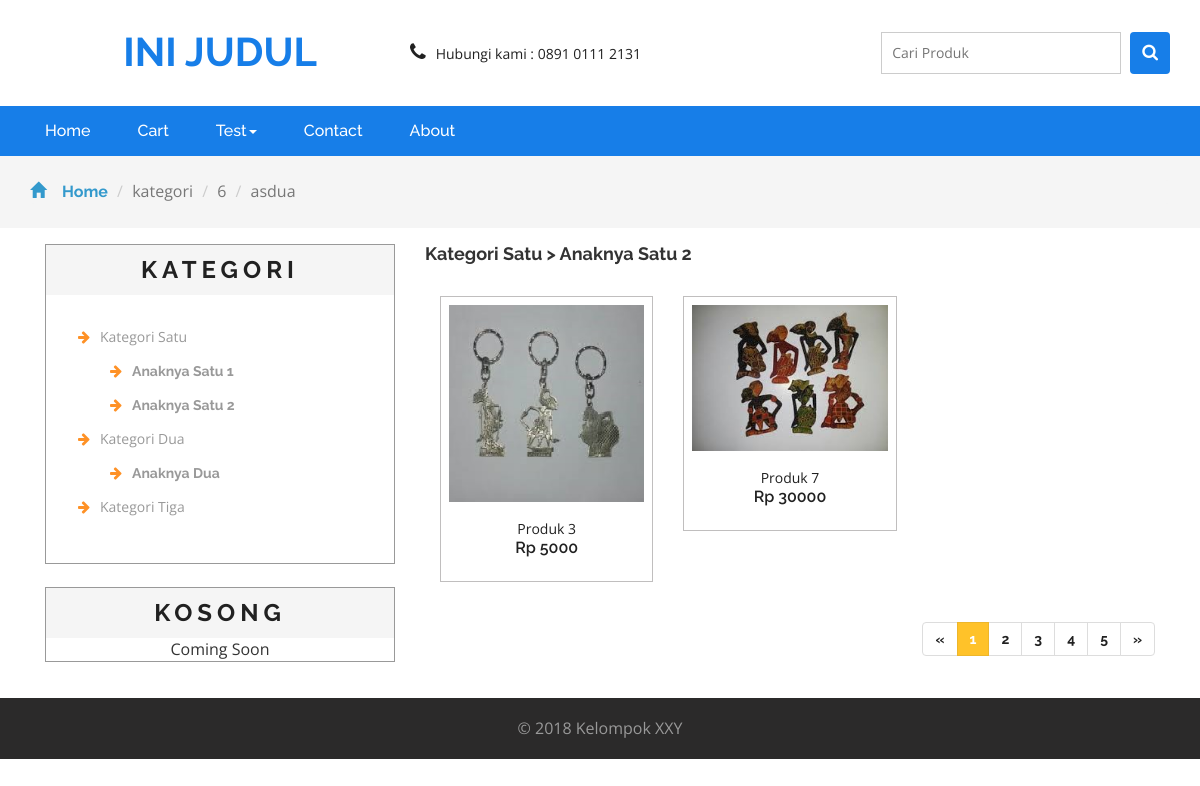
The page /kategori/6/asdua on the database its author committed.
### tables this page shows
CREATE TABLE `twm_pref` (
  `id` int(10) unsigned NOT NULL AUTO_INCREMENT,
  `pref_name` varchar(100) DEFAULT NULL,
  `pref_value` varchar(100) DEFAULT NULL,
  PRIMARY KEY (`id`)
);

CREATE TABLE `twm_menu` (
  `id` int(10) unsigned NOT NULL AUTO_INCREMENT,
  `menu_name` varchar(50) DEFAULT NULL,
  `menu_parent` int(11) DEFAULT NULL,
  `menu_link` varchar(50) DEFAULT NULL,
  `menu_status` smallint(1) DEFAULT NULL,
  `menu_urutan` int(11) DEFAULT NULL,
  `menu_show` smallint(6) DEFAULT '1',
  PRIMARY KEY (`id`)
);

CREATE TABLE `produk` (
  `id` int(10) unsigned NOT NULL AUTO_INCREMENT,
  `kategori_id` int(10) unsigned NOT NULL,
  `produk_nama` varchar(50) DEFAULT NULL,
  `produk_harga` double DEFAULT NULL,
  `produk_satuan` varchar(30) DEFAULT NULL,
  `produk_desc` text,
  `produk_status` smallint(1) DEFAULT '1',
  `produk_img` varchar(255) DEFAULT 'default.jpg',
  PRIMARY KEY (`id`)
);

CREATE TABLE `kategori` (
  `id` int(10) unsigned NOT NULL AUTO_INCREMENT,
  `kat_nama` varchar(30) DEFAULT NULL,
  `kat_parent` int(11) DEFAULT NULL,
  `kat_link` varchar(30) DEFAULT NULL,
  `kat_urutan` int(11) DEFAULT '99',
  `kat_show` smallint(1) DEFAULT '1',
  PRIMARY KEY (`id`)
);

### func/Connect.php (called while the page is built, shortened)
<?php
class Connect {
	private $servername = "localhost";
	private $username = "root";
	private $passwordData = "";
	private $dbname = "twm_db";
	public function connect() {
		$this->conn = new mysqli($this->servername, $this->username, $this->passwordData, $this->dbname);
		return $this->conn;
	}
}

### func/DbFunctions.php (called while the page is built, shortened)
<?php
class DbFunctions {
	private $conn;
	function __construct() {
		require_once 'Connect.php';
		$db = new Connect();
		$this->conn = $db->connect();
	}
	public function getProdukByKategori($start = 'x', $limit = 9, $kategori = "") {
		$sql = "SELECT a.*, b.kat_nama
		FROM produk a
		JOIN kategori b ON a.kategori_id = b.id
		WHERE a.kategori_id = ?
		LIMIT ?, ?";
		$stmt = $this->conn->prepare($sql);
		$stmt->bind_param("sss", $kategori, $start, $limit);
		if ($stmt->execute()) {
			$ds = array();
			$result = $stmt->get_result();
			while($row = $result->fetch_assoc()) {
				$ds[] = $row;
			}
			return $ds;
		} else {
			return FALSE;
		}
	}
	public function getKategori($k_id = 1) {
		$sql = "SELECT * FROM kategori
		WHERE kat_parent = ? AND kat_show = 1
		ORDER BY kat_urutan";
		$stmt = $this->conn->prepare($sql);
		$stmt->bind_param("s", $k_id);
		if ($stmt->execute()) {
			$ds = array();
			$result = $stmt->get_result();
			while($row = $result->fetch_assoc()) {
				$ds[] = $row;
			}
			return $ds;
		} else {
			return FALSE;
		}
	}
	public function getKategoriById($k_id = 1) {
		$sql = "SELECT CONCAT(b.kat_nama, ' > ', a.kat_nama)'kategori'
		FROM kategori a
		JOIN kategori b ON a.kat_parent = b.id
		WHERE a.id = ? LIMIT 1";
		$stmt = $this->conn->prepare($sql);
		$stmt->bind_param("s", $k_id);
		if ($stmt->execute()) {
			$result = $stmt->get_result()->fetch_assoc();
			return $result;
		} else {
			return FALSE;
		}
	}
	public function getMenu($k_id = 1) {
		$sql = "SELECT a.*, COUNT(b.id)'hc' FROM twm_menu a
		LEFT JOIN twm_menu b ON a.id = b.menu_parent
		WHERE a.menu_status = 1 AND a.menu_parent = ?
		GROUP BY a.id ORDER BY menu_urutan";
		$stmt = $this->conn->prepare($sql);
		$stmt->bind_param("s", $k_id);
		if ($stmt->execute()) {
			$ds = array();
			$result = $stmt->get_result();
			while($row = $result->fetch_assoc()) {
				$ds[] = $row;
			}
			return $ds;
		} else {
			return FALSE;
		}
	}
	public function getPref($pn) {
		$sql = "SELECT pref_value FROM twm_pref
		WHERE pref_name = ? LIMIT 1";
		$stmt = $this->conn->prepare($sql);
		$stmt->bind_param("s", $pn);
		if ($stmt->execute()) {
			$result = $stmt->get_result()->fetch_assoc();
			return $result['pref_value'];
		} else {
			return FALSE;
		}
	}
}

### pages/foot.php (the view, shortened to what this page needs)
		</div>
		<div class="col-md-4 col-md-pull-8 products-left">
			<div class="categories">
				<h2>Kategori</h2>
				<ul class="cate">
					<?php foreach ($kts as $kt) : ?>
						<li><i class="fa fa-arrow-right" aria-hidden="true"></i><?=$kt['kat_nama']?></li>
						<ul>
							<?php $kcs = $fun->getKategori($kt['id']); ?>
							<?php foreach ($kcs as $kc) : ?>
								<li><a href="<?=$basepath.'kategori/'.$kc['id'].'/'.$kc['kat_link']?>"><i class="fa fa-arrow-right" aria-hidden="true"></i><?=$kc['kat_nama']?></a></li>
							<?php endforeach ?>
						</ul>
					<?php endforeach ?>
				</ul>
			</div>
			<br/>
			<div class="categories">
				<h2>Kosong</h2>
				<p class="text-center">Coming Soon</p>
			</div>
		</div>
	</div>
</div>
<div class="footer">
	<div class="footer-copy">
		<div class="container">
			<p>&copy; <?= date('Y'). ' ' .$fun->getPref("kelompok")?></a></p>
		</div>
	</div>
</div>
</body>
</html>

### pages/head.php (shortened to what this page needs)
<?php
include_once('func/DbFunctions.php');
$basepath = implode('/', array_slice(explode('/', $_SERVER['SCRIPT_NAME']), 0, -1)) . '/';
$fun = new DbFunctions();
$kts = $fun->getKategori();
$mns = $fun->getMenu();
?>
<!DOCTYPE html>
<html>
<head>
	<link href="<?=$basepath?>assets/css/bootstrap.css" rel="stylesheet" type="text/css" media="all" />
	<link href="<?=$basepath?>assets/css/style.css" rel="stylesheet" type="text/css" media="all" />
	<link href="<?=$basepath?>assets/css/font-awesome.css" rel="stylesheet">
</head>
<body>
	<div class="logo_products">
		<div class="container">
			<div class="w3ls_logo_products_left">
				<h1><a href="<?=$basepath?>"><?=$fun->getPref("nama_toko")?></a></h1>
			</div>
			<div class="w3ls_logo_products_left1">
				<ul class="phone_email">
					<li><i class="fa fa-phone" aria-hidden="true"></i>Hubungi kami : <?=$fun->getPref("no_telp")?></li>
				</ul>
			</div>
			<div class="w3l_search">
				<form action="#" method="post">
					<input type="search" name="Search" placeholder="Cari Produk" required="">
					<button type="submit" class="btn btn-default search" aria-label="Left Align">
						<i class="fa fa-search" aria-hidden="true"> </i>
					</button>
				</form>
			</div>
			<div class="clearfix"> </div>
		</div>
	</div>
	<div class="navigation-agileits">
		<div class="container">
			<nav class="navbar navbar-default">
				<div class="collapse navbar-collapse" id="bs-megadropdown-tabs">
					<ul class="nav navbar-nav">
						<?php foreach($mns as $mn) :?>
							<?php if($mn['hc'] == 0) :?>
								<li class="active"><a href="<?=$basepath.$mn['menu_link']?>" class="act"><?=$mn['menu_name']?></a></li>
							<?php else : ?>
								<li class="dropdown">
									<a href="#" class="dropdown-toggle" data-toggle="dropdown"><?=$mn['menu_name']?><b class="caret"></b></a>
								</li>
							<?php endif; ?>
						<?php endforeach; ?>
					</ul>
				</div>
			</nav>
		</div>
	</div>
	<div class="breadcrumbs">
		<div class="container">
			<ol class="breadcrumb breadcrumb1 animated wow slideInLeft" data-wow-delay=".5s">
				<li><a href="<?=$basepath?>"><span class="glyphicon glyphicon-home" aria-hidden="true"></span>Home</a></li>
				<?php foreach($r as $rr): ?>
					<li class="active"><?=$rr?></li>
				<?php endforeach?>
			</ol>
		</div>
	</div>
	<div class="products">
		<div class="container">
			<div class="col-md-8 col-md-push-4 products-right">

### pages/kategori.php (shortened to what this page needs)
<?php
include 'pages/head.php';
if(!empty($r[1])) :
  $ds = $fun->getProdukByKategori(0, 9, $r[1]);
  $kategori = $fun->getKategoriById($r[1]);
  $x = 1;
  $jumlah = count($ds);
  ?>
  <div class="products-right-grids">
    <h4><?=$kategori['kategori']?></h4>
  </div>
  <?php foreach($ds as $data) : ?>
    <?php if($x == 1 || $x%3 == 1): ?>
      <div class="agile_top_brands_grids">
      <?php endif; ?>
      <div class="col-md-4 top_brand_left">
        <div class="hover14 column">
          <div class="agile_top_brand_left_grid">
            <div class="">
              <a href="<?=$basepath?>produk/<?=$data['id']?>/<?=strtolower(str_replace(' ', '-', $data['produk_nama']))?>"><img src="<?=$basepath?>images/product/<?=$data['produk_img']?>" alt="<?=$data['produk_img']?>" class="img-responsive"></a>
            </div>
            <div class="agile_top_brand_left_grid1">
              <div class="snipcart-item block">
                <div class="snipcart-thumb">
                  <p><?=$data['produk_nama']?></p>
                  <h4>Rp <?=$data['produk_harga']?></h4>
                </div>
              </div>
            </div>
          </div>
        </div>
      </div>
      <?php if($x%3 == 0 || $x == $jumlah): ?>
      </div>
    <?php endif; ?>
    <?php $x++ ?>
  <?php endforeach; ?>
  <nav class="numbering">
    <ul class="pagination paging">
      <li>
        <a href="#" aria-label="Previous">
          <span aria-hidden="true">&laquo;</span>
        </a>
      </li>
      <li class="active"><a href="#">1<span class="sr-only">(current)</span></a></li>
      <li><a href="#">2</a></li>
      <li><a href="#">3</a></li>
      <li><a href="#">4</a></li>
      <li><a href="#">5</a></li>
      <li>
        <a href="#" aria-label="Next">
          <span aria-hidden="true">&raquo;</span>
        </a>
      </li>
    </ul>
  </nav>
<?php else : ?>
  Kategori tidak ditemukan
<?php endif ?>
<?php include 'pages/foot.php'; ?>

### assets/css/style.css (style rules this page uses)
.img-responsive { width: 100%; }
html, body { font-size: 100%; font-family: 'Open Sans', sans-serif; background:#ffffff; }
ul li,ol li { font-size:14px; }
p { margin:0; }
h1,h2,h3,h4,h5,h6,a { font-family: 'Raleway', sans-serif; margin:0; font-weight:700; }
ul,label { margin:0; padding:0; }
.agile_top_brand_left_grid { position: relative; display: block; }
.w3l_search { float: right; width: 25.33%; margin: 0em 0 0em 0em; }
.w3l_search input[type="search"] { width: 83%; padding:10px; font-size: 14px; color: #999; outline: none; border: 1px solid #cccccc; background: none; -webkit-appearance: none; transition: 0.5s all; -webkit-transition: 0.5s all; -moz-transition: 0.5s all; }
i.fa.fa-phone { margin-right: 10px; font-size: 20px; }
button.btn.btn-default.search { background: #177ee8; padding: 11px 12px 11px; float: right; outline: none; border: none; }
.w3l_search input[type="search"] { margin-top:0px; }
.w3l_search i.fa.fa-search { font-size: 17px; color:#fff; }
.logo_products { padding: 2em 0; }
.w3ls_logo_products_left { float: left; text-align: center; width: 33.33%; }
.w3ls_logo_products_left h1 a { font-size: 40px; color: #177ee8; text-decoration: none; text-transform: uppercase; display: block; line-height: 1; }
.w3ls_logo_products_left1 { float: left; margin-top: 0.6em; width: 33.33%; }
.w3ls_logo_products_left1 ul.phone_email li { display:inline-block; color:#212121; }
.navbar-default .navbar-nav > li > a { color: #fff; font-size: 16px; font-weight: 500; }
.navbar-default .navbar-nav > .active > a, .navbar-default .navbar-nav > .active > a:hover, .navbar-default .navbar-nav > .active > a:focus { background-color: transparent; color: #fff !important; }
.navbar-default .navbar-collapse, .navbar-default .navbar-form { border: none; }
.navbar { position: relative; min-height: 50px; margin-bottom: 10px; border: 1px solid transparent; }
.navbar-default { background: none; border: none; }
.navbar-collapse { padding: 0; }
.navigation-agileits { background: #177ee8; }
.navbar-nav > li { float: left; margin-left: 17px; }
.navbar-nav > li:nth-child(1) { margin-left: 0px; }
.navbar-collapse { padding: 0; box-shadow: none; }
.navbar { margin-bottom: 0; border: none; }
.agile_top_brand_left_grid { background: #FFFFFF; padding: .5em; position:relative; }
.agile_top_brand_left_grid1 { padding:1em; }
.agile_top_brand_left_grid1 p { color:#212121; line-height:1.5em; text-transform:capitalize; font-size:14px; text-align: center; }
.agile_top_brand_left_grid1 h4,.agileinfo_single_right_snipcart h4 { font-weight:600; font-size:1em; color:#212121; text-align: center; }
.column div.agile_top_brand_left_grid { position: relative; margin:0; }
.agile_top_brands_grids { margin-bottom: 20px; }
.hover14.column { border: 1px solid #c0bebe; }
.footer { padding: 1em 0 1em; background: #2b2a2a; }
i.fa.fa-arrow-right { color: #fe9126; margin-right: 10px; }
.footer-copy p { text-align:center; color:#999; line-height:1.8em; }
.breadcrumb1 li span { left: 0em; padding-right: 1em; color: #3399cc; }
.breadcrumbs { padding: 1.5em 0; background: #f5f5f5; }
.breadcrumb { margin-bottom: 0 !important; padding: 0 !important; }
.breadcrumb1 li { font-size: 1em; color: #999; }
.breadcrumb1 li a { color: #3399cc; text-decoration: none; }
.products { padding: 1em 0; }
.products-right-grids { margin-bottom: 2em; }
.numbering { text-align:right; }
.paging > .active > a,.paging > .active > a:hover { background-color:#ffc229; border-color:#EDB62B; }
.pagination > li > a { color:#212121; }
.categories,.new-products { border:1px solid #999; }
.categories h2 { font-size: 1.5em; color: #212121; margin: 0; padding: .5em; background: #f5f5f5; text-transform: uppercase; text-align: center; letter-spacing: 5px; }
.categories ul.cate,.new-products-grids { padding:2em; }
.categories ul li { display:block; color:#999; font-size:14px; margin-bottom:1em; }
.categories ul li a { color:#999; text-decoration:none; }
ul.cate ul { margin-left:2em; }
.glyphicon { position: relative; top: 1px; display: inline-block; font-family: 'Glyphicons Halflings'; font-style: normal; font-weight: 400; line-height: 1; -webkit-font-smoothing: antialiased; -moz-osx-font-smoothing: grayscale; color: #777; }

### rows shown on the page
twm_pref: pref_value "INI JUDUL"
twm_pref: pref_value "0891 0111 2131"
twm_menu: menu_name "Home"
twm_menu: menu_name "Cart"
twm_menu: menu_name "Test"
twm_menu: menu_name "Contact"
twm_menu: menu_name "About"
produk: produk_img (picture), produk_nama "Produk 3", produk_harga "5000"
produk: produk_img (picture), produk_nama "Produk 7", produk_harga "30000"
kategori: kat_nama "Kategori Satu"
kategori: kat_nama "Anaknya Satu 1"
kategori: kat_nama "Anaknya Satu 2"
kategori: kat_nama "Kategori Dua"
kategori: kat_nama "Anaknya Dua"
kategori: kat_nama "Kategori Tiga"
twm_pref: pref_value "Kelompok XXY"

### other values the page prints
$rr "kategori"
$rr "6"
$rr "asdua"
$kategori['kategori'] "Kategori Satu > Anaknya Satu 2"
